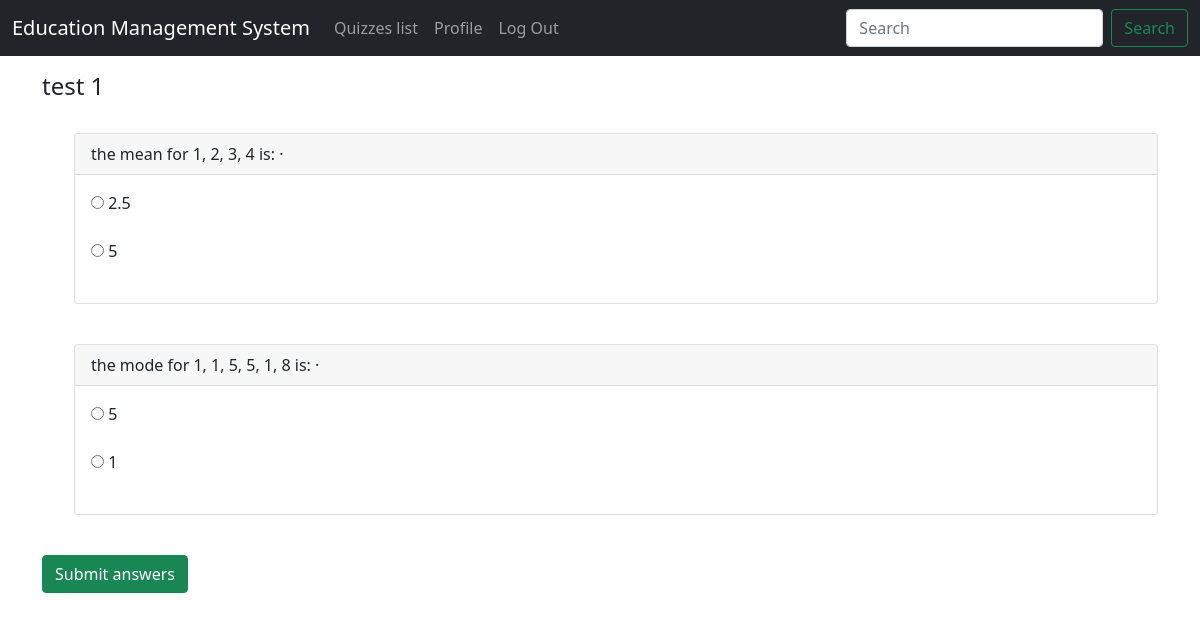
Before: /quizzes/categories/Statistics/1/ (signed in) with the older database file.
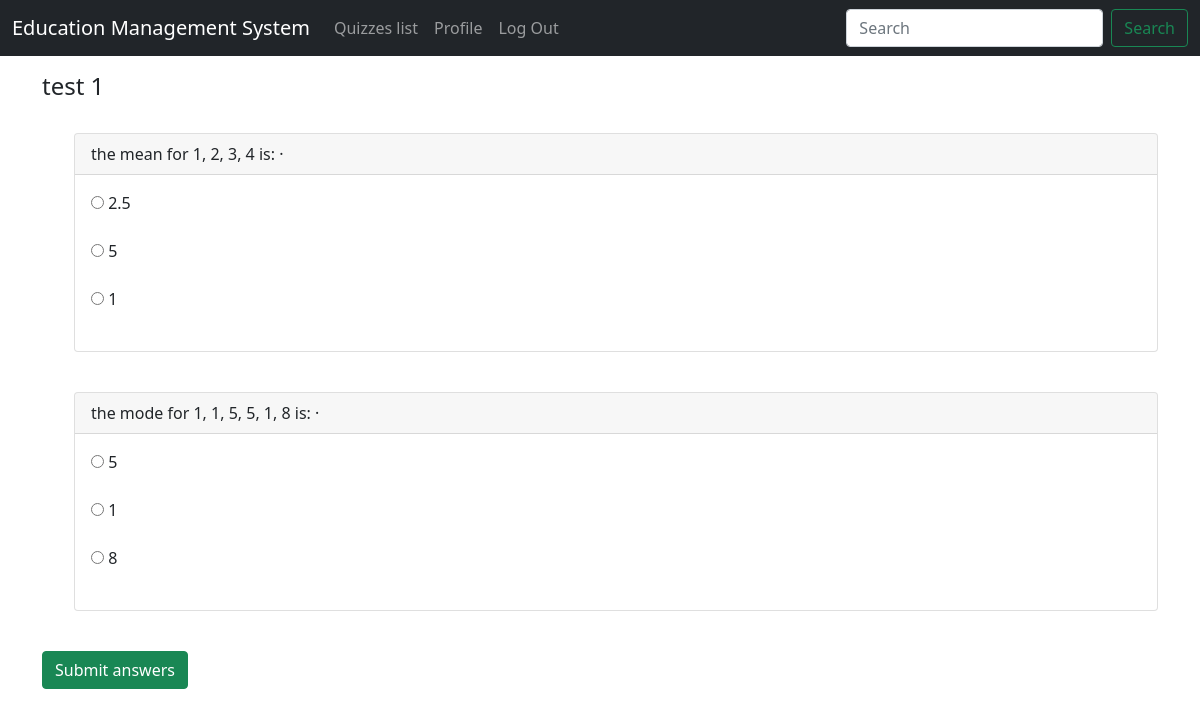
After: the same page with the newer database file.
### quizzes/models.py (models this page shows, shortened)
class Question(models.Model):
    question = models.TextField()
    answers = models.ManyToManyField(Answer)
    true_answer = models.ForeignKey(
            Answer,
            on_delete = models.CASCADE,
            related_name = 'true_for',
    )
    q_type = models.CharField(max_length=50) # denote something like contain matrices or not

class Answer(models.Model):
    answer = models.TextField()

### quizzes/views.py (the view, shortened to what this page needs)
# urls.py: path('categories/<slug:category>/<int:id>/', quiz_detail_view, name='quiz_detail'),
@login_required
def quiz_detail_view(request, category, id):
    quiz = Quiz.objects.get(pk=id)
    context = {
        "quiz": quiz,
    }
    return render(request, 'quizzes/quiz_detail.html', context)

### templates/quizzes/quiz_detail.html (shortened to what this page needs)
{% extends "base.html" %}
{% block content %}
    <h4>{{ quiz.title }}</h4><br>
    <form method="POST" action="{% url 'quizzes:quiz_detail' quiz.category.category quiz.id %}" name="quiz">
    {% for q in quiz.questions.all %}
        <ol>
            <div class="card">
                <div class="card-header">
                    <span class="font-weight-bold">
                        {{ q.question }}
                    </span> &middot;
                </div>
                <div class="card-body">
                    {% for a in q.answers.all %}
                        <div>
                            <span class="font-weight-bold">
                                <input type="radio" name="{{ q.question }}" value="{{ a.answer }}">
                                <label for="{{ q.qestion }}">{{ a.answer }}</label>
                            </span>
                        </div>
                        <br>
                    {% endfor %}
                </div>
            </div>
        </ol>
        <br>
    {% endfor %}
    <button class="btn btn-success ml-2" type="submit" for="quiz">Submit answers</button>
    </form>
{% endblock content %}

Changed rows visible on the page:
changed Question "the mean for 1, 2, 3, 4 is:": gains Answer (answer "1")
added Answer: answer "8", shown under Question "the mode for 1, 1, 5, 5, 1, 8 is:"
